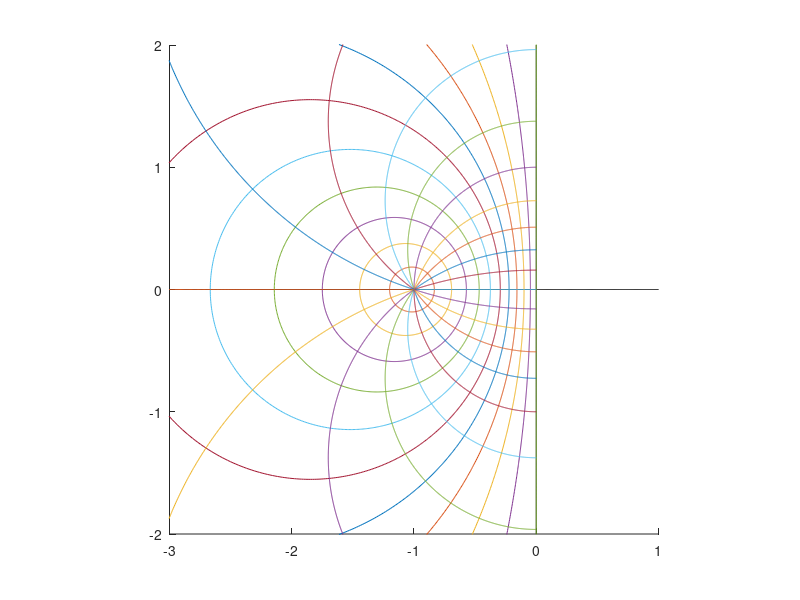

Write MATLAB code to recreate this figure.
Nt=21;
Nr=12;


theta=linspace(0,2*pi,1001);
rho=linspace(0,1,1001);

tvec=linspace(0,2*pi,Nt);
rvec=linspace(0,1,Nr);

figure(1)
clf
hold on
    plot(rho*0,4*rho-2,'k')
    plot(4*rho-3,rho*0,'k')
hold off
for k=1:length(rvec)
    z=rvec(k)*exp(i*theta);
    zeta=(z-1)./(z+1);
    hold on
        plot(real(zeta),imag(zeta))
    hold off
end

for k=1:length(tvec)-1
    z=rho*exp(i*tvec(k));
    zeta=(z-1)./(z+1);
    hold on
        plot(real(zeta),imag(zeta))
    hold off
end

axis([-3 1 -2 2])
axis square
